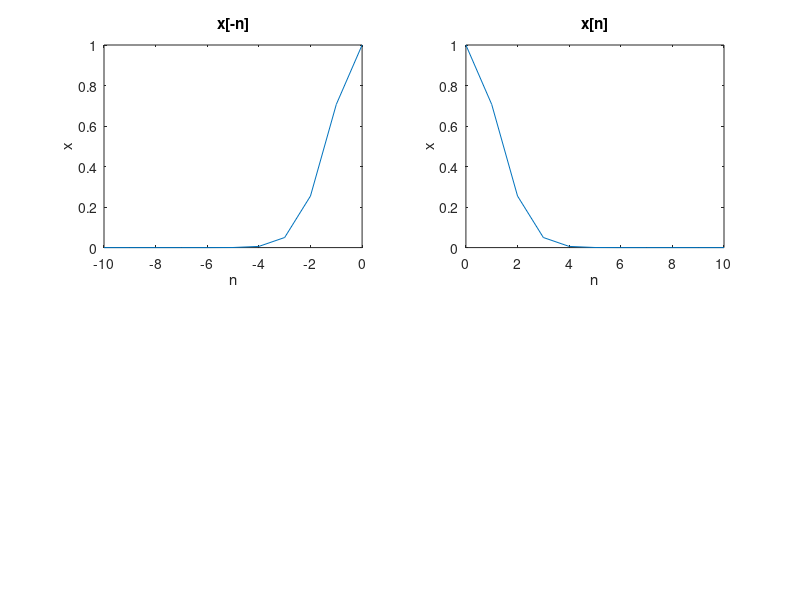
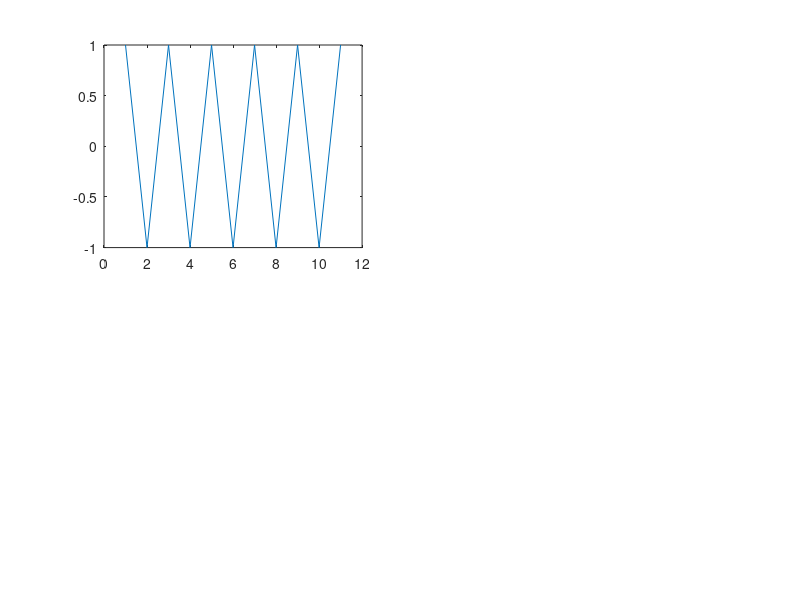

Recreate these plots in MATLAB, in order.
clear
clc
close all

% x[n] = e ^ (-2|n|) * sin( (2*pi/36)n) , 0 <= n <= 10

n1 = (0: 10);
x1_n = exp( (-2 .* abs(n1)) .* sin( 2 * pi .* n1 / 36 ) );

% get the mirror image
n1_xflip = (-1) .* fliplr(n1);
x1_minusN = fliplr(x1_n);

% get the even and odd parts
x1_n_even = (x1_n + x1_minusN) / 2;
x1_n_odd = (x1_n - x1_minusN) / 2;

% plot them out
figure(1)
subplot(2, 2, 1)
plot(n1_xflip, x1_minusN)

title("x[-n]")
xlabel('n')
ylabel('x')

subplot(2, 2, 2)
plot(n1, x1_n)

title("x[n]")
xlabel('n')
ylabel('x')



% x[n] = (-1) ^ (n-1)
n2 = (-5: 5);
x2 = (-1) .^ (n2 - 1);

figure(2)
subplot(2, 2, 1)
plot(x2)

